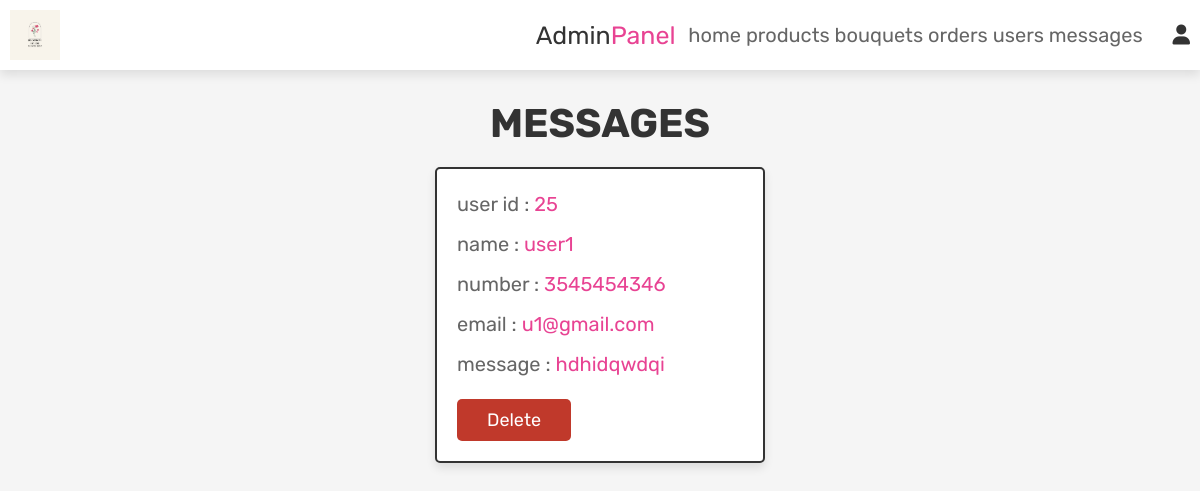
Screenshot of /admin_contacts.php (signed in) with the database file from the repository.
### tables this page shows
CREATE TABLE `message` (
  `id` int(100) NOT NULL,
  `user_id` int(100) NOT NULL,
  `name` varchar(100) NOT NULL,
  `email` varchar(100) NOT NULL,
  `number` varchar(12) NOT NULL,
  `message` varchar(500) NOT NULL
);

### admin_contacts.php (the view, shortened to what this page needs)
<?php
@include 'config.php';
?>
<!DOCTYPE html>
<html lang="en">
<head>
   <link rel="stylesheet" href="https://cdnjs.cloudflare.com/ajax/libs/font-awesome/6.0.0/css/all.min.css">
   <link rel="stylesheet" href="css/admin_style.css">
</head>
<body>
<?php @include 'admin_header.php'; ?>
<section class="messages">
   <h1 class="title">messages</h1>
   <div class="box-container">
      <?php
       $select_message = mysqli_query($conn, "SELECT * FROM `message`") or die('query failed');
       if(mysqli_num_rows($select_message) > 0){
          while($fetch_message = mysqli_fetch_assoc($select_message)){
      ?>
      <div class="box">
         <p>user id : <span><?php echo $fetch_message['user_id']; ?></span> </p>
         <p>name : <span><?php echo $fetch_message['name']; ?></span> </p>
         <p>number : <span><?php echo $fetch_message['number']; ?></span> </p>
         <p>email : <span><?php echo $fetch_message['email']; ?></span> </p>
         <p>message : <span><?php echo $fetch_message['message']; ?></span> </p>
         <a href="admin_contacts.php?delete=<?php echo $fetch_message['id']; ?>" onclick="return confirm('delete this message?');" class="delete-btn">delete</a>
      </div>
      <?php
         }
      }else{
         echo '<p class="empty">you have no messages!</p>';
      }
      ?>
   </div>
</section>
</body>
</html>

### css/admin_style.css (style rules this page uses)
:root { --pink:#e84393; --red:#c0392b; --orange:#f39c12; --black:#333; --white:#fff; --light-color:#666; --light-white:#ccc; --light-bg:#f5f5f5; --border:.2rem solid var(--black); --box-shadow:0 .5rem 1rem rgba(0,0,0,.1); }
* { font-family: 'Rubik', sans-serif; margin:0; padding:0; box-sizing: border-box; outline: none; border:none; text-decoration: none; transition:all .2s linear; }
html { font-size: 62.5%; overflow-x: hidden; scroll-behavior: smooth; scroll-padding-top: 6.5rem; }
body { background: var(--light-bg); }
section { padding:3rem 2rem; }
.title { text-align: center; margin-bottom: 2rem; color:var(--black); text-transform: uppercase; font-size: 4rem; }
.btn, .delete-btn, .option-btn { display: inline-block; border-radius: .5rem; margin-top: 1rem; font-size: 1.8rem; color:var(--white); cursor: pointer; padding:1rem 3rem; text-transform: capitalize; }
.delete-btn { background-color: var(--red); }
.messages .box-container { display: grid; grid-template-columns: repeat(auto-fit, 33rem); gap:1.5rem; align-items: flex-start; max-width: 1200px; margin: 0 auto; justify-content: center; }
.messages .box-container .box { padding:2rem; border:var(--border); background-color: var(--white); box-shadow: var(--box-shadow); border-radius: .5rem; }
.messages .box-container .box p { font-size: 2rem; color:var(--light-color); margin-bottom: 1rem; line-height: 1.5; }
.messages .box-container .box p span { color:var(--pink); }

### rows the page displays
message: user "25", name "user1", number "3545454346", email "u1@gmail.com", message "hdhidqwdqi"
